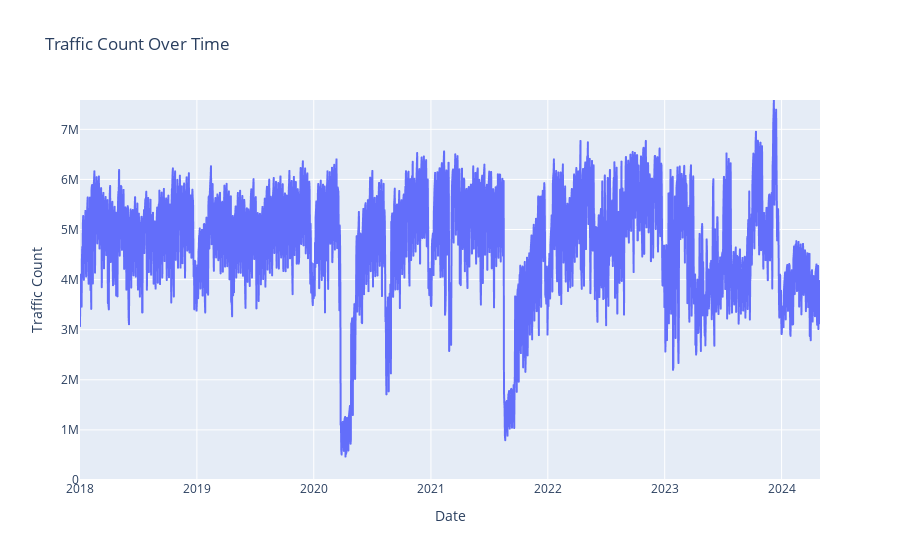

The notebook cell saved with this chart:
### Markdown cell above
### Daily traffic volumes

### Code cell
agg_daily_traffic_volume = filtered_daily_traffic_volume.groupby(['Year',
                                                                  'Date','HalfYear','Period'])['Traffic Count'].sum().reset_index()
# agg_daily_traffic_volume['Period'] = agg_daily_traffic_volume['Date'].apply(lambda x: x.replace(day=1))
fig = px.line(agg_daily_traffic_volume, x='Date', y='Traffic Count', 
              title='Traffic Count Over Time')
fig.update_yaxes(range=[0, agg_daily_traffic_volume['Traffic Count'].max()])
fig.show()

### Figure 1 — Plotly figure (JSON) as saved in the notebook; plotly's stock layout.template omitted (floating-point values rounded to 4 significant figures; data arrays with more than 128 entries replaced by an {"elided": "..."} marker saying what was removed)
{"data": [{"hovertemplate": "Date=%{x}<br>Traffic Count=%{y}<extra></extra>", "legendgroup": "", "line": {"color": "#636efa", "dash": "solid"}, "marker": {"symbol": "circle"}, "mode": "lines", "name": "", "showlegend": false, "type": "scattergl", "x": {"elided": "2312 str values"}, "xaxis": "x", "y": {"elided": "2312 int values"}, "yaxis": "y"}], "layout": {"legend": {"tracegroupgap": 0}, "title": {"text": "Traffic Count Over Time"}, "xaxis": {"anchor": "y", "domain": [0, 1], "title": {"text": "Date"}}, "yaxis": {"anchor": "x", "domain": [0, 1], "range": [0, 7585393], "title": {"text": "Traffic Count"}}}}
